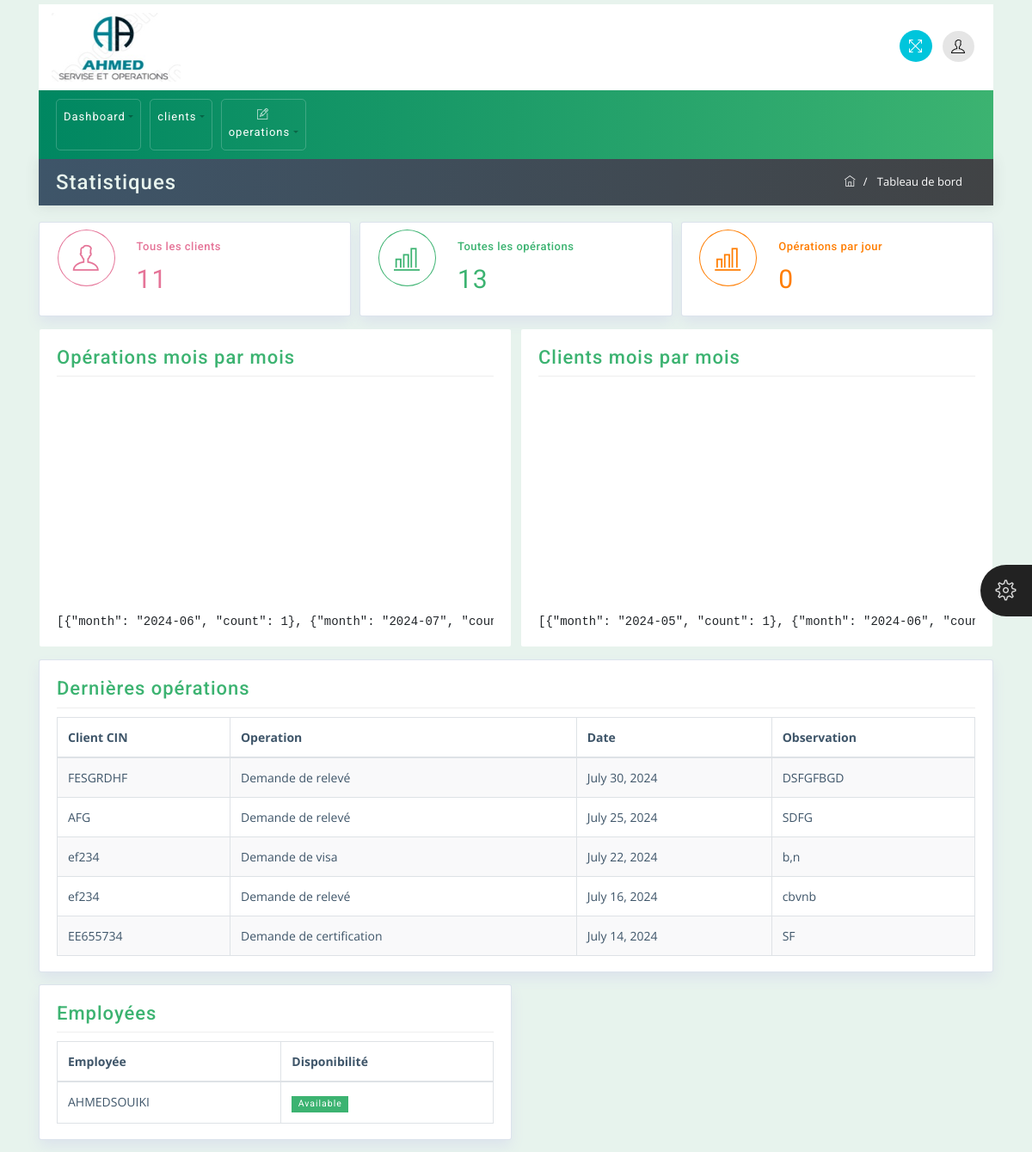
The app's page /dashboard/, older data.
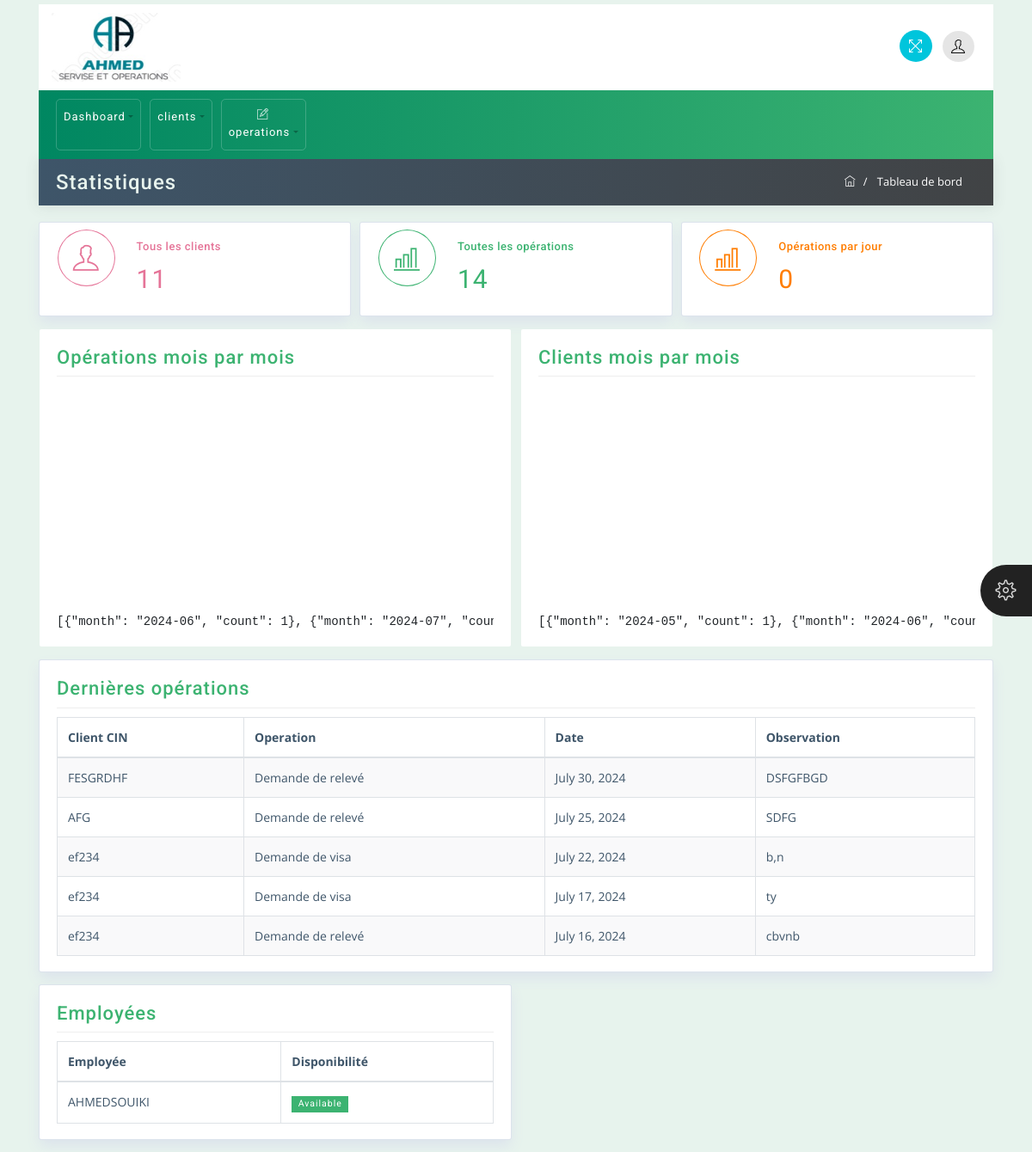
The same page, newer data.
### employe/models.py (models this page shows, shortened)
class Operation(models.Model):
    client_id = models.CharField(max_length=100)
    operation = models.CharField(max_length=100)
    operation_date = models.DateField(default=timezone.now)
    observation = models.TextField()
    piece_jointe = models.FileField(upload_to='piece_jointe/')
    confirmed = models.BooleanField(default=False)

class Employee(models.Model):
    user = models.OneToOneField(User, on_delete=models.CASCADE)

### employe/views.py (the view)
# urls.py: path('dashboard/', views.DashboardView.as_view(), name='base'),
class DashboardView(TemplateView):
    template_name = 'dashboard.html'
    def get_context_data(self, **kwargs):
        context = super().get_context_data(**kwargs)
        context['operations'] = Operation.objects.order_by('-operation_date')[:5]
        context['employees'] = Employee.objects.all()
        context['clients_count'] = Client.objects.count()
        total_operations = Operation.objects.count()
        operations_per_day = Operation.objects.filter(operation_date=timezone.now().date()).count()
        operations_by_month = Operation.objects.extra(select={'month': "strftime('%Y-%m', operation_date)"}).values('month').annotate(count=Count('id')).order_by('month')
        operations_by_month = list(operations_by_month)
        context['operations_by_month'] = json.dumps(operations_by_month)
        clients_by_month = Client.objects.extra(select={'month': "strftime('%Y-%m', created_date)"}).values('month').annotate(count=Count('id')).order_by('month')
        clients_by_month = list(clients_by_month)
        context['clients_by_month'] = json.dumps(clients_by_month)
        context['total_operations'] = total_operations
        context['operations_per_day'] = operations_per_day
        return context

### employe/templates/dashboard.html (shortened to what the changed rows need)
{% extends 'base.html' %}
{% block content %}
<div class="container home">
    <div class="row">
        <div class="col-md-4">
            <div class="widget-area proclinic-box-shadow color-green">
                <div class="widget-right">
                    <h4 class="wiget-title">Toutes les opérations
                    </h4>
                    <span class="numeric color-green">{{ total_operations }}</span>
                </div>
            </div>
        </div>
    </div>
    <div class="row">
        <div class="col-md-12">
            <div class="widget-area-2 proclinic-box-shadow">
                <div class="table-responsive">
                    <table class="table table-bordered table-striped">
                        <thead>
                            <tr>
                                <th>Client CIN</th>
                                <th>Operation</th>
                                <th>Date</th>
                                <th>Observation</th>
                            </tr>
                        </thead>
                        <tbody>
                            {% for operation in operations %}
                            <tr>
                                <td>{{ operation.client_id }}</td>
                                <td>{{ operation.operation }}</td>
                                <td>{{ operation.operation_date }}</td>
                                <td>{{ operation.observation }}</td>
                            </tr>
                            {% endfor %}
                        </tbody>
                    </table>
                </div>
            </div>
        </div>
    </div>
    <div class="row">
        <div class="col-md-6">
            <div class="widget-area-2 progress-status proclinic-box-shadow">
                <div class="table-responsive">
                    <table class="table table-bordered">
                        <thead>
                            <tr>
                                <th>Employée</th>
                                <th>Disponibilité</th>
                            </tr>
                        </thead>
                        <tbody>
                            {% for employee in employees %}
                            <tr>
                                <td>{{ employee.user.username }}</td>
                                <td>
                                    <span class="badge badge-success">Available</span>
                                </td>
                            {% endfor %}
                        </tbody>
                    </table>
                </div>
            </div>
        </div>
    </div>
</div>
{% endblock %}

Row changes from the older to the newer data that the page shows:
no longer on this page (row unchanged): Operation: client_id "EE655734", operation "Demande de certification", operation_date "July 14, 2024", observation "SF"
added Operation: client_id "ef234", operation "Demande de visa", operation_date "July 17, 2024", observation "ty"
Text that changed along with them:
{{ total_operations }}: "13" → "14"
